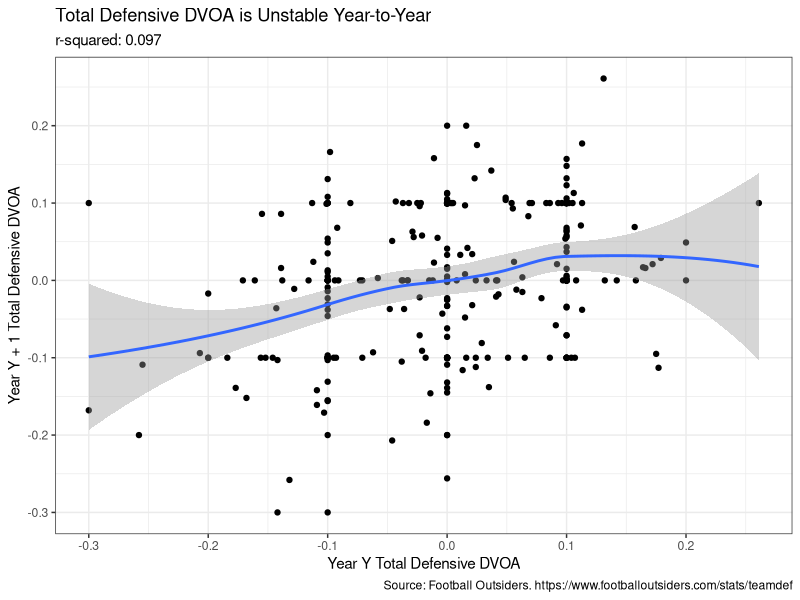

Here is the R script that generated this plot:
### ----------------------------------------------------
### Testing the year to year stability of Defensive
### DVOA. Data scraped from
### https://www.footballoutsiders.com/stats/teamdef
### ----------------------------------------------------

library(tidyverse)
library(broom)

dvoa <- read_csv("data/defensive_dvoa_2009-18.csv")

dvoa_year2 <- dvoa %>%
   mutate(Season2 = Season + 1)

dvoa_joined <-dvoa_year2 %>%
   inner_join(dvoa_year2, by = c("Season2" = "Season", "TEAM"))

colnames(dvoa_joined)

### ------ Models go here --------------------------////

### Total Defensive DVOA first ------------------------

total_dvoa_model <- lm(data = dvoa_joined, total_dvoa.y ~ total_dvoa.x)
summary(total_dvoa_model)

total_dvoa_stability <- glance(total_dvoa_model) %>%
   mutate(metric = "Total Defensive DVOA",
          r.squared = round(r.squared, 3)) %>%
   select(metric, r.squared)

### This will go in the README as a visual ------------

ggplot(data = dvoa_joined, aes(x = total_dvoa.x, y = total_dvoa.y)) +
   geom_point() +
   geom_smooth() +
   theme_bw() +
   labs(x = "Year Y Total Defensive DVOA",
        y = "Year Y + 1 Total Defensive DVOA",
        title = "Total Defensive DVOA is Unstable Year-to-Year",
        subtitle = paste("r-squared:", total_dvoa_stability$r.squared),
        caption = "Source: Football Outsiders. https://www.footballoutsiders.com/stats/teamdef")

### magic incantation to save the plot to disk --------

dev.copy(png,'total_defensive_dvoa.png')
dev.off()

### Pass DVOA -----------------------------------------

pass_dvoa_model <- lm(data = dvoa_joined, pass_dvoa.y ~ pass_dvoa.x)
summary(pass_dvoa_model)

pass_dvoa_stability <- glance(pass_dvoa_model) %>%
   mutate(metric = "Defensive Passing DVOA",
          r.squared = round(r.squared, 3)) %>%
   select(metric, r.squared)

### Rush DVOA -----------------------------------------

rush_dvoa_model <- lm(data = dvoa_joined, rush_dvoa.y ~ rush_dvoa.x)
summary(rush_dvoa_model)

rush_dvoa_stability <- glance(rush_dvoa_model) %>%
   mutate(metric = "Defensive Rushing DVOA",
          r.squared = round(r.squared, 3)) %>%
   select(metric, r.squared)

### Bind up the results with some twine.

defensive_dvoa_results <- total_dvoa_stability %>%
   bind_rows(pass_dvoa_stability,
             rush_dvoa_stability)

write_csv(defensive_dvoa_results, "results.csv")
